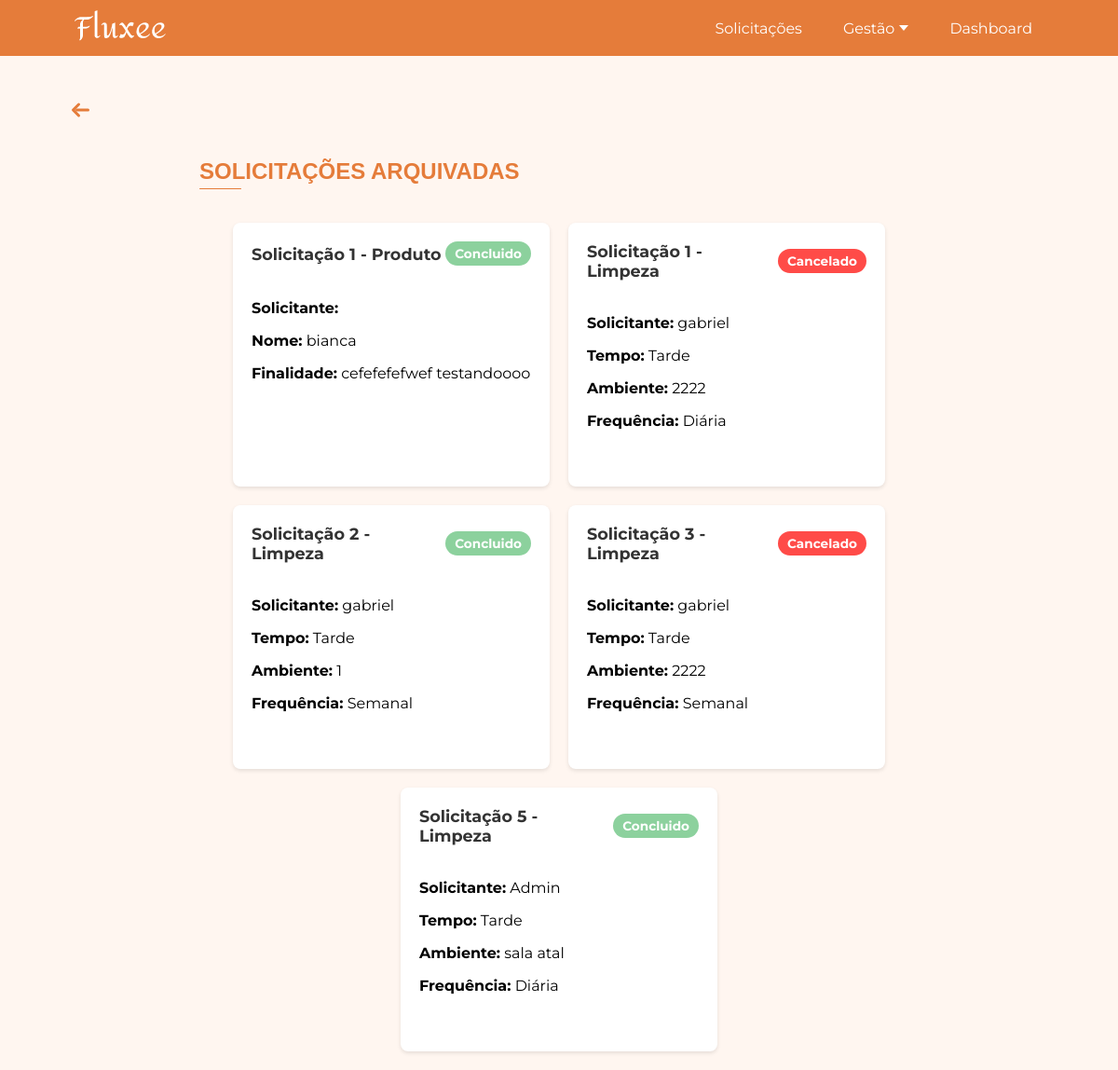
/solicitacoes/arquivadas/ (signed in), run on the app's committed database.
### app/models.py (models this page shows, shortened)
class Solicitacao(db.Model):
    __tablename__ = 'solicitacao'
    id = db.Column(db.Integer, primary_key=True)
    nome = db.Column(db.String(200), nullable=False)
    disciplina_id = db.Column(db.Integer, db.ForeignKey('disciplina.id'), nullable=True)
    disciplina = db.relationship('Disciplina', backref=db.backref('solicitacoes', lazy=True))
    user_id = db.Column(db.Integer, db.ForeignKey('user.id'), nullable=False)
    user = db.relationship('User', backref=db.backref('solicitacoes', lazy=True))
    produto_id = db.Column(db.Integer, db.ForeignKey("produto.id"))
    produto = db.relationship('Produto', backref='solicitacoes', lazy=True)
    quantidade = db.Column(db.Integer)
    data_limite = db.Column(db.Date)
    finalidade = db.Column(db.Text)
    status = db.Column(db.String(50), nullable=False, default="Aguardando")

class SolicitacaoLimpeza(db.Model):
    __tablename__ = 'solicitacao_limpeza'
    id = db.Column(db.Integer, primary_key=True)
    solicitante = db.Column(db.String(200))
    servico_id = db.Column(db.Integer, db.ForeignKey('services.id'), nullable=True)
    tempo = db.Column(db.String)
    ambiente = db.Column(db.String)
    frequencia = db.Column(db.String)
    status = db.Column(db.String(50), nullable=False, default="Aguardando")

### app/view.py (the view)
@app.route('/solicitacoes/arquivadas/')
@login_required
def solicitacoes_arquivadas():
    solicitacoes_produto_models = Solicitacao.query.options(db.joinedload(Solicitacao.disciplina), db.joinedload(Solicitacao.produto)).filter(Solicitacao.status.in_(["Concluido", "Cancelado"])).all()
    solicitacoes_produto_dto = [
        SolicitacaoProdutoDTO(
            id=s.id,
            nome=s.nome,
            disciplina_nome=s.disciplina.nome if s.disciplina else "N/A",
            produto_nome=s.produto.nome if s.produto else "N/A",
            quantidade=s.quantidade,
            data_limite=s.data_limite,
            finalidade=s.finalidade,
            status=s.status
        ) for s in solicitacoes_produto_models
    ]
    solicitacoes_transporte_models = SolicitacaoTransporte.query.filter(SolicitacaoTransporte.status.in_(["Concluido", "Cancelado"])).all()
    solicitacoes_transporte_dto = [
        SolicitacaoTransporteDTO(
            id=s.id,
            solicitante=s.solicitante,
            servico_id=s.servico_id,
            data_saida=s.data_saida,
            data_retorno=s.data_retorno,
            quantidade_de_onibus=s.quantidade_de_onibus,
            horario_de_saida=s.horario_de_saida,
            horario_de_chegada=s.horario_de_chegada,
            status=s.status
        ) for s in solicitacoes_transporte_models
    ]
    solicitacoes_seguranca_models = SolicitacaoSeguranca.query.filter(SolicitacaoSeguranca.status.in_(["Concluido", "Cancelado"])).all()
    solicitacoes_seguranca_dto = [
        SolicitacaoSegurancaDTO(
            id=s.id,
            solicitante=s.solicitante,
            servico_id=s.servico_id,
            data_inicio=s.data_inicio,
            area_atuacao=s.area_atuacao,
            turno=s.turno,
            status=s.status
        ) for s in solicitacoes_seguranca_models
    ]
    solicitacoes_limpeza_models = SolicitacaoLimpeza.query.filter(SolicitacaoLimpeza.status.in_(["Concluido", "Cancelado"])).all()
    solicitacoes_limpeza_dto = [
        SolicitacaoLimpezaDTO(
            id=s.id,
            solicitante=s.solicitante,
            servico_id=s.servico_id,
            tempo=s.tempo,
            ambiente=s.ambiente,
            frequencia=s.frequencia,
            status=s.status
        ) for s in solicitacoes_limpeza_models
    ]
    solicitacoes = solicitacoes_produto_dto + solicitacoes_transporte_dto + solicitacoes_seguranca_dto + solicitacoes_limpeza_dto
    return render_template(
        'solicitacoes_arquivadas.html',
        solicitacoes=solicitacoes,
    )

### app/models.py (called while the page is built)
@login_manager.user_loader
def load_user(user_id):
    return User.query.get(int(user_id))

### app/templates/solicitacoes_arquivadas.html (shortened to what this page needs)
<!DOCTYPE html>
<html lang="pt-BR">
<head>
    <link rel="stylesheet" href="{{ url_for('static', filename='css/home.css') }}">
    <link rel="stylesheet" href="{{ url_for('static', filename='css/solicitacoes.css') }}">
</head>
<body>
    {% include 'componentes/alertas/alerta_sucesso.html' %}
    {% include 'componentes/header/header.html' %}
{% with texto="SOLICITAÇÕES ARQUIVADAS" %}
        {% include 'componentes/titulos/titulo.html' %}
    {% endwith %}
    <div class="solicitacoes-container">
        {% for solicitacao in solicitacoes %}
            {% include 'componentes/cards/card_solicitacao.html' %}
        {% endfor %}
    </div>
</body>
</html>

### app/templates/componentes/cards/card_solicitacao.html (shortened to what this page needs)
<div class="solicitacao-card">
    <div class="header">
        <span class="id-solicitacao">Solicitação {{ solicitacao.id }} - {{ solicitacao.categoria }}</span>
        <span class="status {{ solicitacao.status | lower }}">{{ solicitacao.status }}</span>
    </div>
    <div class="content">
        <p><strong>Solicitante:</strong> {{ solicitacao.solicitante }}</p>
        {% if solicitacao.categoria == "Transporte" %}
            <p><strong>Data de Saída:</strong> {{ solicitacao.data_saida }}</p>
            <p><strong>Data de Retorno:</strong> {{ solicitacao.data_retorno }}</p>
        {% elif solicitacao.categoria == "Limpeza" %}
            <p><strong>Tempo:</strong> {{ solicitacao.tempo }}</p>
            <p><strong>Ambiente:</strong> {{ solicitacao.ambiente }}</p>
            <p><strong>Frequência:</strong> {{ solicitacao.frequencia }}</p>
        {% elif solicitacao.categoria == "Segurança" %}
            <p><strong>Data de Início:</strong> {{ solicitacao.data_inicio }}</p>
            <p><strong>Área de Atuação:</strong> {{ solicitacao.area_atuacao }}</p>
            <p><strong>Turno:</strong> {{ solicitacao.turno }}</p>
        {% elif solicitacao.categoria == "Produto" %}
            <p><strong>Nome:</strong> {{ solicitacao.nome }}</p>
            <p><strong>Finalidade:</strong> {{ solicitacao.finalidade }}</p>
        {% endif %}
    </div>
</div>

### app/static/css/home.css (style rules this page uses)
html, body { margin: 0; padding: 0; font-family: 'Montserrat', Arial, sans-serif; background-color: #FFF6F0; }

### app/static/css/solicitacoes.css (style rules this page uses)
.solicitacoes-container { width: 80%; margin-inline: auto ; display: flex; flex-wrap: wrap; gap: 20px; padding: 20px; justify-content: center; }
.solicitacao-card { background-color: #fff; border-radius: 8px; box-shadow: 0 2px 4px rgba(0, 0, 0, 0.1); width: 300px; padding: 20px; display: flex; flex-direction: column; gap: 10px; }
.solicitacao-card .header { display: flex; justify-content: space-between; align-items: center; margin-bottom: 10px; }
.solicitacao-card .id-solicitacao { font-size: 1.1em; font-weight: bold; color: #333; }
.solicitacao-card .status { padding: 5px 10px; border-radius: 20px; font-size: 0.85em; font-weight: bold; color: #fff; }
.solicitacao-card .status.cancelado { background-color: #ff4b48; }
.solicitacao-card .status.concluido { background-color: #8cd19d; }
.solicitacao-card .content { margin-bottom: 15px; }

### data on the page
Solicitacao: id "1", categoria "Produto", status "Concluido", nome "bianca", finalidade "cefefefefwef testandoooo"
SolicitacaoLimpeza: id "1", categoria "Limpeza", status "Cancelado", solicitante "gabriel", tempo "Tarde", ambiente "2222", frequencia "Diária"
SolicitacaoLimpeza: id "2", categoria "Limpeza", status "Concluido", solicitante "gabriel", tempo "Tarde", ambiente "1", frequencia "Semanal"
SolicitacaoLimpeza: id "3", categoria "Limpeza", status "Cancelado", solicitante "gabriel", tempo "Tarde", ambiente "2222", frequencia "Semanal"
SolicitacaoLimpeza: id "5", categoria "Limpeza", status "Concluido", solicitante "Admin", tempo "Tarde", ambiente "sala atal", frequencia "Diária"

### other printed values
{{ texto }} "SOLICITAÇÕES ARQUIVADAS"
